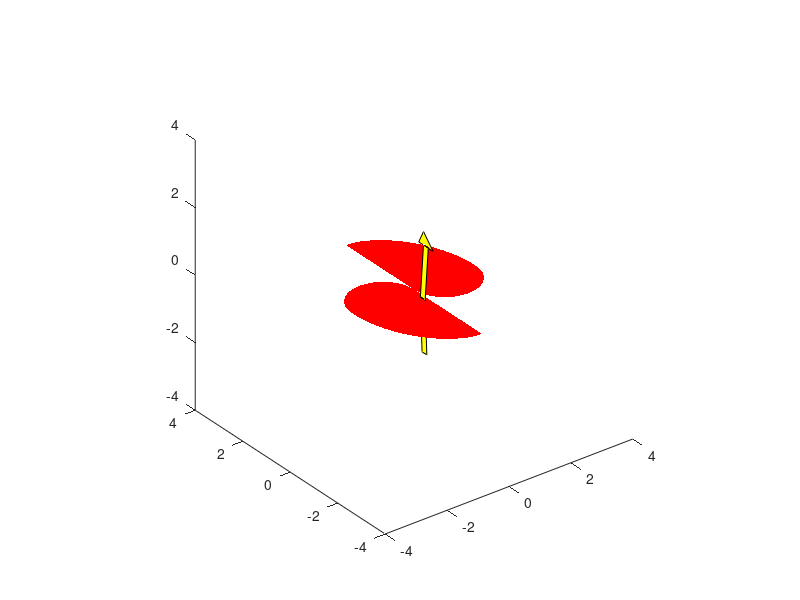

The MATLAB source for this figure:
% example script using plotting primitives
%
close % close any existing figures.
axis([-4  ,4, -4, 4 , -4 , 4]);
axis equal;  % this ensures that the view aspect ration is the same as 
%              physical aspect ratio.
hold on
% generate one semi circle of the heart.
t = 0.0:0.1:pi ;
X1 = cos(t)-1.0; Y1=sin(t) ;
% generate tail end.
t = pi:0.1:2*pi ;
X2 =cos(t)-1.0; Y2 =sin(t)+0.9.*(pi-t); 
% tag points along.
X = [X1 X2 ];
Y = [Y1 Y2 ];
Z = zeros( size(X) ) ;
hidden on;
fill3( X, Y, Z , 'red', 'LineStyle' , 'none') ;
% mirror image of first half.
fill3(-X ,-Y, Z , 'red' ,'LineStyle' , 'none') ;
%  the arrow
XA = [0.0 -0.1  -0.1 0.0] ; YA = [ -0.4 -0.4 -0.6 -0.6 ] ;
ZA = [ 1.5 0  0  1.5 ] ;
fill3( XA , YA , ZA, 'yellow' );
XA = [-0.1 -0.2  -0.2 -0.1] ; YA = [ -0.4 -0.6 -0.8 -0.6 ] ;
ZA = [ 0 -1.5 -1.5 0 ] ;
fill3( XA , YA , ZA, 'yellow' );
XB= [ 0 0 0 ] ; YB = [ -0.2 -0.4 -0.8 ] ; ZB = [ 1.5 1.9 1.5 ];
fill3( XB , YB , ZB, 'yellow' );
 